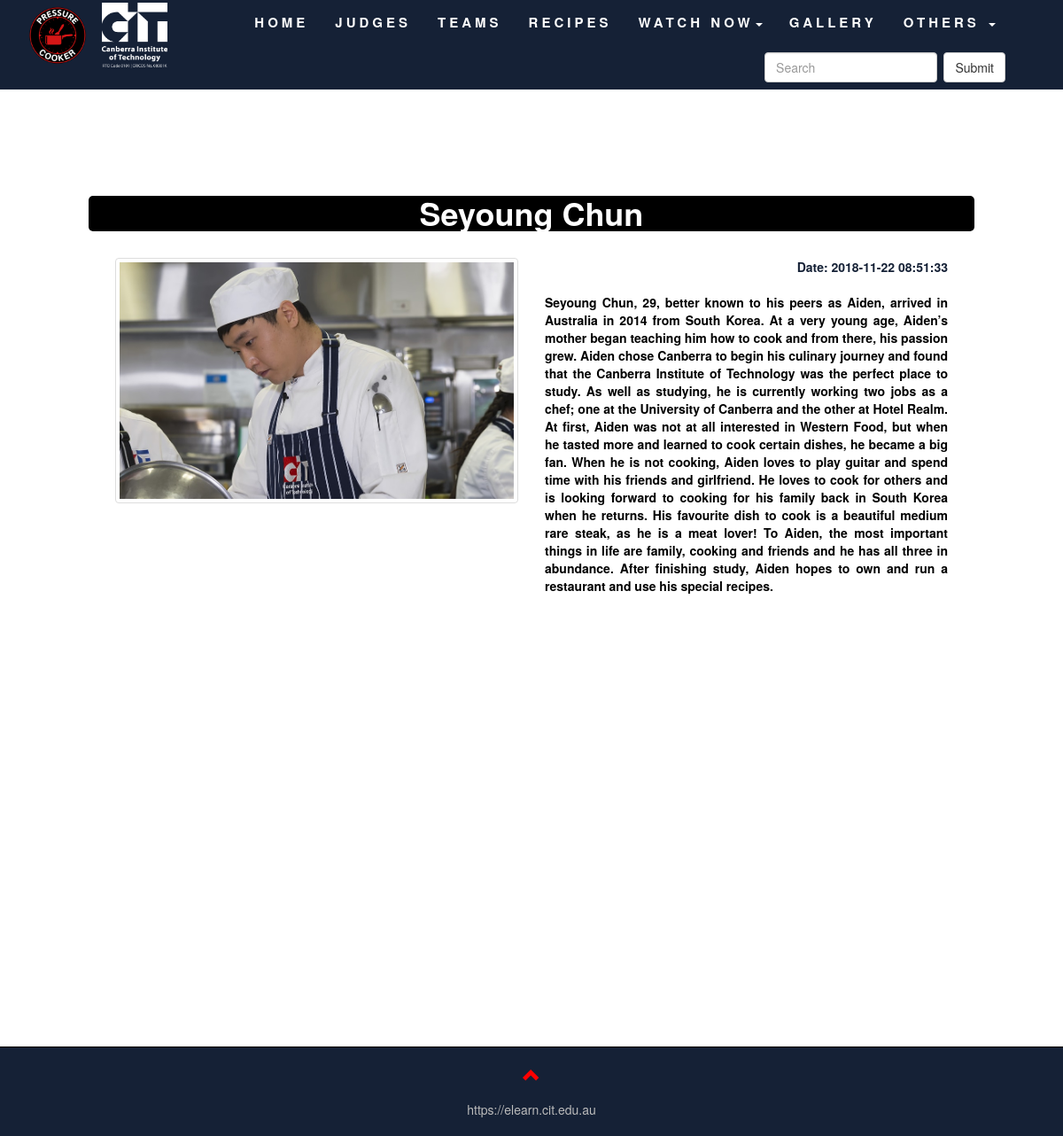
The app's page /viewTeam.php?team=27 with its own data.
### tables this page shows
CREATE TABLE `teams` (
  `id` int(10) NOT NULL,
  `name` text NOT NULL,
  `img` text NOT NULL,
  `msg` text NOT NULL,
  `date` timestamp NOT NULL DEFAULT CURRENT_TIMESTAMP ON UPDATE CURRENT_TIMESTAMP
);

### viewTeam.php (the view, shortened to what this page needs)
<?php
require __DIR__ . '/admin/config/db.php';
@$get = $_GET[ 'team' ];
?>
<!DOCTYPE html>
<html>
<head>
	<link rel="stylesheet" href="https://maxcdn.bootstrapcdn.com/bootstrap/3.3.7/css/bootstrap.min.css">
	<link href="assets\style.css" rel="stylesheet">
	<link rel="stylesheet" href="https://use.fontawesome.com/releases/v5.2.0/css/all.css">
</head>
<body id="topOfPage">
	<div class="container-fluid">
		<?php
		include "templates/navigationbar_template.php";
		?>
		<div class="myView bg-3">
			<div id="startAgain" class="container-fluid myContainer bg-3 goTopAnim">
				<?php
				$team_query = "SELECT * FROM teams
								WHERE id = $get";
				$connect_team_query = mysqli_query( $conn, $team_query );
				$count_rows = mysqli_num_rows( $connect_team_query );
				if ( $count_rows > 0 ) {
					while ( $get_each_row = mysqli_fetch_array( $connect_team_query ) ) {
						$name_of_team = $get_each_row[ 'name' ];
						$img_of_team = $get_each_row[ 'img' ];
						$msg_of_team = $get_each_row[ 'msg' ];
						$date_team = $get_each_row[ 'date' ];
						?>
				<h1 class="text-center" style="font-weight: bold; background: black; color: white; border-radius: 5px;">
					<?php echo $name_of_team; ?>
				</h1><br>
				<div class="row">
					<div class="col-md-6">
						<div class="thumbnailForDetails">
							<img class="resizeWithIndividualView" src="admin\dynamicImages\teams\<?php echo $img_of_team; ?>" alt="teams">
						</div>
					</div>
					<div class="col-md-6">
						<p style="float: right; font-weight: bold;">Date:
							<?php echo $date_team; ?>
						</p><br><br>
						<p style="color: black; text-align: justify;">
							<strong>
								<?php echo $msg_of_team; ?>
							</strong>
						</p>
					</div>
					<?php
					}
					}
					?>
				</div>
			</div>
		</div><br><br><br><br><br><br><br><br><br><br><br><br><br><br><br><br><br><br><br><br>
	</div>
	<?php
	include 'templates/footer_template.php';
	?>
</body>
</html>

### assets/style.css (style rules this page uses)
body { background: #fffff; }
.thumbnailForDetails { padding: 0 0 15px 0; border: none; border-radius: 0; }
.thumbnailForDetails img { width: 100%; height: 100%; margin-bottom: 10px; }
.resizeWithIndividualView { height: 330px; height: -webkit-fill-available; max-height: auto; width: 490px; max-width: 100%; object-fit: contain; object-position: center; display: inline-block; padding: 4px; line-height: 1.42857143; background-color: #fff; border: 1px solid #ddd; border-radius: 4px; transition: all .2s ease-in-out; }
.bg-3 { background-color: #FFFFFF; color: #152136; }
.myContainer { padding-top: 70px; padding-bottom: 70px; }
@media screen and (min-width: 900px) { .container-fluid { padding: 0px; } }
.row { margin-left: 15px; margin-right: 15px; }
.container-fluid { padding: 0px; }
@media screen and (min-width: 901px) { .myView { padding: 100px; } }

### records on screen
teams: name "Seyoung Chun", img (picture), date "2018-11-22 08:51:33", msg "Seyoung Chun, 29, better known to his peers as Aiden, arrived in Australia in 2014 from South Korea. At a very young age, Aiden’s mother began teaching him how to cook and from there, his passion grew. Aiden chose Canberra to begin his culinary journey and found that the Canberra Institute of Technology was the perfect place to study. As well as studying, he is currently working two jobs as a chef; one at the University of Canberra and the other at Hotel Realm. At first, Aiden was not at all interested in Western Food, but when he tasted more and learned to cook certain dishes, he became a big fan. When he is not cooking, Aiden loves to play guitar and spend time with his friends and…"
